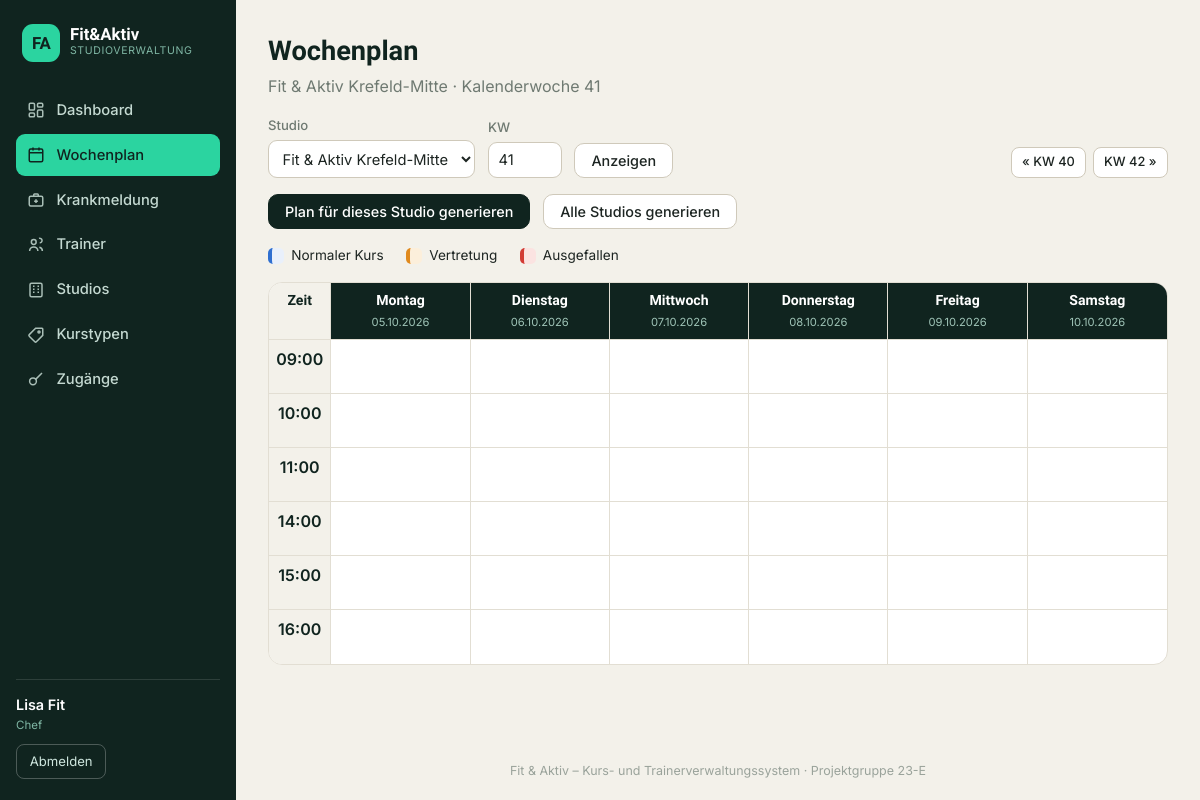
The page /wochenplan (signed in) on the database its author committed.
### tables this page shows
CREATE TABLE users (
    id        INTEGER PRIMARY KEY AUTOINCREMENT,
    username  TEXT    NOT NULL UNIQUE,
    password  TEXT    NOT NULL,            -- gehashtes Passwort
    rolle     TEXT    NOT NULL CHECK (rolle IN ('chef','manager','trainer')),
    name      TEXT    NOT NULL,
    trainerId INTEGER REFERENCES trainer(id),  -- nur bei Rolle 'trainer'
    studioId  INTEGER REFERENCES studios(id)   -- nur bei Rolle 'manager'
);

CREATE TABLE studios (
    id      INTEGER PRIMARY KEY AUTOINCREMENT,
    name    TEXT NOT NULL,
    adresse TEXT
);

### backend/app.py (the view)
@app.route("/wochenplan")
@login_required
def wochenplan():
    if g.user["rolle"] == "trainer":
        return redirect(url_for("mein_plan"))
    studios = db.query("SELECT * FROM studios ORDER BY id")
    if g.user["rolle"] == "manager":
        studio_id = g.user["studioId"]
        studios = [s for s in studios if s["id"] == studio_id]
    else:
        studio_id = _int_arg("studio", studios[0]["id"] if studios else 0)
    kw = _int_arg("kw", domain.aktuelle_kw())
    grid = _baue_grid(studio_id, kw)
    studio = db.query("SELECT * FROM studios WHERE id=?", (studio_id,), one=True)
    return render_template("wochenplan.html", studios=studios, studio=studio,
                           studio_id=studio_id, kw=kw, grid=grid,
                           daten=domain.wochen_daten(kw))

### backend/app.py (called while the page is built)
@app.before_request
def lade_benutzer():
    g.user = None
    uid = session.get("uid")
    if uid is not None:
        g.user = db.query("SELECT * FROM users WHERE id=?", (uid,), one=True)

def login_required(view):
    @wraps(view)
    def wrapped(*args, **kwargs):
        if g.user is None:
            return redirect(url_for("login"))
        return view(*args, **kwargs)
    return wrapped

@app.context_processor
def inject_constants():
    return dict(TAGE=domain.TAGE, TAGE_KURZ=domain.TAGE_KURZ,
                SLOTS=domain.SLOTS, akt_kw=domain.aktuelle_kw())

def _int_arg(name, default):
    try:
        return int(request.args.get(name, default))
    except (TypeError, ValueError):
        return default

def _baue_grid(studio_id, kw):
    rows = db.query(
        """SELECT p.*, k.name AS kurs, t.name AS trainer
           FROM plaene p
           JOIN kurse k ON k.id = p.kursId
           LEFT JOIN trainer t ON t.id = p.trainerId
           WHERE p.studioId=? AND p.woche=?
           ORDER BY p.uhrzeit, p.tag""", (studio_id, kw))
    grid = {u: {t: [] for t in domain.TAGE} for u in domain.SLOTS}
    for r in rows:
        grid[r["uhrzeit"]][r["tag"]].append(r)
    return grid

### backend/db.py (called while the page is built)
def get_db():
    if "db" not in g:
        g.db = sqlite3.connect(DB_PATH)
        g.db.row_factory = sqlite3.Row          # Zugriff per Spaltenname
        g.db.execute("PRAGMA foreign_keys = ON")
    return g.db

def query(sql, args=(), one=False):
    cur = get_db().execute(sql, args)
    rows = cur.fetchall()
    cur.close()
    return (rows[0] if rows else None) if one else rows

### backend/domain.py (called while the page is built)
def wochen_daten(kw, jahr=None):
    if jahr is None:
        jahr = date.today().year
    res = {}
    for tag in TAGE:
        try:
            res[tag] = date.fromisocalendar(jahr, kw, tag).strftime("%d.%m.%Y")
        except ValueError:
            res[tag] = ""
    return res

def aktuelle_kw():
    return date.today().isocalendar()[1]

### frontend/templates/wochenplan.html (shortened to what this page needs)
{% extends "base.html" %}
{% block content %}
<div class="page-head">
  <h1>Wochenplan</h1>
  <p class="muted">{{ studio.name }} &middot; Kalenderwoche {{ kw }}</p>
</div>
<div class="toolbar">
  <form method="get" class="inline-form">
    {% if g.user.rolle == 'chef' %}
    <label>Studio
      <select name="studio" onchange="this.form.submit()">
        {% for s in studios %}
        <option value="{{ s.id }}" {{ 'selected' if s.id==studio_id }}>{{ s.name }}</option>
        {% endfor %}
      </select>
    </label>
    {% endif %}
    <label>KW
      <input type="number" name="kw" value="{{ kw }}" min="1" max="53" style="width:5em">
    </label>
    <button class="btn" type="submit">Anzeigen</button>
  </form>
  <div class="kw-nav">
    <a class="btn btn-small" href="{{ url_for('wochenplan', studio=studio_id, kw=kw-1) }}">&laquo; KW {{ kw-1 }}</a>
    <a class="btn btn-small" href="{{ url_for('wochenplan', studio=studio_id, kw=kw+1) }}">KW {{ kw+1 }} &raquo;</a>
  </div>
  <form method="post" action="{{ url_for('wochenplan_generieren') }}" class="inline-form">
    <button class="btn btn-primary" type="submit">Plan für dieses Studio generieren</button>
    {% if g.user.rolle == 'chef' %}
    <button class="btn" type="submit" name="alle" value="1">Alle Studios generieren</button>
    {% endif %}
  </form>
</div>
<div class="legend">
  <span class="legend-item"><span class="swatch sw-normal"></span> Normaler Kurs</span>
  <span class="legend-item"><span class="swatch sw-vertretung"></span> Vertretung</span>
  <span class="legend-item"><span class="swatch sw-ausgefallen"></span> Ausgefallen</span>
</div>
<table class="plan">
  <thead>
    <tr>
      <th class="timecol">Zeit</th>
      {% for t in TAGE %}<th>{{ TAGE[t] }}<span class="th-date">{{ daten[t] }}</span></th>{% endfor %}
    </tr>
  </thead>
  <tbody>
    {% for u in SLOTS %}
    <tr>
      <th class="timecol">{{ SLOTS[u] }}</th>
      {% for t in TAGE %}
      <td>
      </td>
      {% endfor %}
    </tr>
    {% endfor %}
  </tbody>
</table>
{% endblock %}

### frontend/templates/base.html (shortened to what this page needs)
<!DOCTYPE html>
<html lang="de">
<head>
  <link rel="stylesheet" href="{{ url_for('static', filename='style.css') }}">
</head>
<body>
{% macro nav(endpoint, label, icon) %}
  <a href="{{ url_for(endpoint) }}" class="{{ 'active' if request.endpoint == endpoint }}">
    {{ icon|safe }}<span>{{ label }}</span>
  </a>
{% endmacro %}
{% if g.user %}
<div class="layout">
  <aside class="sidebar">
    <div class="sb-brand">
      <div class="sb-mark">FA</div>
      <div><div class="sb-name">Fit&amp;Aktiv</div><div class="sb-tag">Studioverwaltung</div></div>
    </div>
    <nav class="sb-nav">
      {% if g.user.rolle == 'chef' %}
        {{ nav('dashboard','Dashboard', ic_dash) }}
        {{ nav('wochenplan','Wochenplan', ic_cal) }}
        {{ nav('krankmeldung','Krankmeldung', ic_med) }}
        {{ nav('verwaltung_trainer','Trainer', ic_user) }}
        {{ nav('verwaltung_studios','Studios', ic_build) }}
        {{ nav('verwaltung_kurse','Kurstypen', ic_tag) }}
        {{ nav('verwaltung_zugaenge','Zugänge', ic_key) }}
      {% elif g.user.rolle == 'manager' %}
        {{ nav('dashboard','Dashboard', ic_dash) }}
        {{ nav('wochenplan','Wochenplan', ic_cal) }}
        {{ nav('krankmeldung','Krankmeldung', ic_med) }}
      {% else %}
        {{ nav('mein_plan','Mein Wochenplan', ic_cal) }}
      {% endif %}
    </nav>
    <div class="sb-foot">
      <div class="sb-user">{{ g.user.name }}</div>
      <div class="sb-role">{{ {'chef':'Chef','manager':'Studio-Manager','trainer':'Trainer'}[g.user.rolle] }}</div>
      <a class="sb-logout" href="{{ url_for('logout') }}">Abmelden</a>
    </div>
  </aside>
  <div class="main">
    <div class="content">
      {% block content %}{% endblock %}
    </div>
    <footer class="pagefoot">Fit &amp; Aktiv – Kurs- und Trainerverwaltungssystem &middot; Projektgruppe 23-E</footer>
  </div>
</div>
{% else %}
  {% block content_anon %}{% endblock %}
{% endif %}
</body>
</html>

### rows shown on the page
users: user.name "Lisa Fit", rolle "Chef"
studios: name "Fit & Aktiv Krefeld-Mitte"

### other values the page prints
{{ label }} "Dashboard Wochenplan Krankmeldung Trainer Studios Kurstypen Zugänge"
{{ kw }} "41"
{{ kw-1 }} "40"
{{ kw+1 }} "42"
{{ TAGE[t] }} "Montag" "Dienstag" "Mittwoch" "Donnerstag" "Freitag" "Samstag"
{{ daten[t] }} "05.10.2026" "06.10.2026" "07.10.2026" "08.10.2026" "09.10.2026" "10.10.2026"
{{ SLOTS[u] }} "09:00" "10:00" "11:00" "14:00" "15:00" "16:00"
form field studio "Fit & Aktiv Krefeld-Mitte"
